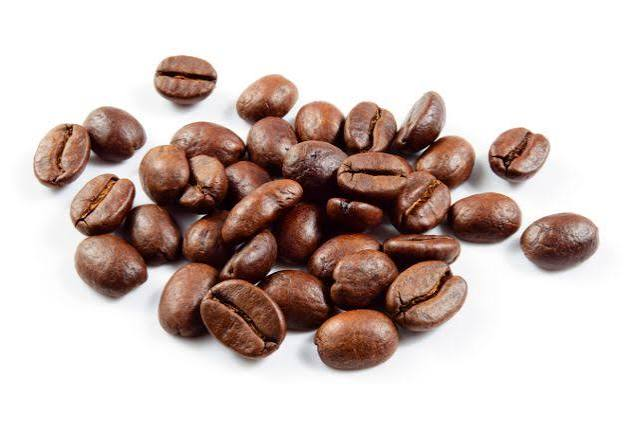
#> input picture mobile/assets/images/sample_batch.jpg, 636 x 432 px
$ python audit_dataset.py ../../mobile/assets/images
#> lines starting #> are read from the running program, lines starting #| are printed output that depends on the picture
#!/usr/bin/env python3
"""Audit dataset klasifikasi gambar: duplikat persis, near-duplicate (pHash warna),
distribusi kelas, dan potensi kebocoran train/test.

pHash dihitung per kanal R,G,B (192 bit) supaya perbedaan WARNA ikut tertangkap.
Ini penting untuk dataset roast, di mana warna adalah fitur utama.

Contoh pakai:
    python3 ml/scripts/audit_dataset.py ml/data/ds003 \
        --label-map '{"dark":"Dark","green":"Green","light":"Light","medium":"Medium"}'
"""

import argparse
import hashlib
import json
import sys
from collections import Counter, defaultdict
from pathlib import Path

import numpy as np
from PIL import Image
from scipy.fft import dctn
from scipy.sparse import coo_matrix
from scipy.sparse.csgraph import connected_components

IMG_EXT = {".png", ".jpg", ".jpeg", ".bmp", ".webp"}


def find_images(root: Path):
    return sorted(p for p in root.rglob("*") if p.suffix.lower() in IMG_EXT)


def md5_of(path: Path, chunk=1 << 20):
    h = hashlib.md5()
    with open(path, "rb") as f:
        while True:
            b = f.read(chunk)
            if not b:
                break
            h.update(b)
    return h.hexdigest()


def phash_channel(arr, hash_size=8):
    dct = dctn(arr, norm="ortho")
    low = dct[:hash_size, :hash_size]
    med = np.median(low)
    return (low > med).flatten().astype(np.uint8)


def phash_color(path: Path, hash_size=8, factor=4):
    """pHash per kanal R,G,B -> 3*hash_size^2 bit."""
    size = hash_size * factor
    with Image.open(path) as im:
        im = im.convert("RGB").resize((size, size), Image.LANCZOS)
        rgb = np.asarray(im, dtype=np.float64)
    bits = np.concatenate([phash_channel(rgb[:, :, c], hash_size) for c in range(3)])
    return bits


def bits_to_words(bits: np.ndarray, words=3, word_bits=64):
    out = []
    for w in range(words):
        v = np.uint64(0)
        for b in bits[w * word_bits:(w + 1) * word_bits]:
            v = (v << np.uint64(1)) | np.uint64(int(b))
        out.append(v)
    return out


def connected_groups(n, dist, threshold):
    iu = np.triu_indices(n, k=1)
    close = dist[iu] <= threshold
    if not close.any():
        return np.arange(n)
    m = coo_matrix((np.ones(int(close.sum()), dtype=np.uint8), (iu[0][close], iu[1][close])), shape=(n, n))
    _, labels = connected_components(m, directed=False)
    return labels


def group_stats(records, labels):
    groups = defaultdict(list)
    for i, g in enumerate(labels):
        groups[int(g)].append(i)
    multi = {g: idx for g, idx in groups.items() if len(idx) > 1}
    return groups, multi


def main():
    ap = argparse.ArgumentParser()
    ap.add_argument("dataset_dir")
    ap.add_argument("--label-map", default=None, help="JSON mapping folder->label")
    ap.add_argument("--threshold", type=int, default=24, help="ambang Hamming pHash 192-bit")
    ap.add_argument("--top-examples", type=int, default=8)
    ap.add_argument("--write-manifest", default=None, help="tulis CSV manifest hasil dedup")
    args = ap.parse_args()

    root = Path(args.dataset_dir)
    if not root.is_dir():
        sys.exit(f"Bukan direktori: {root}")
    label_map = json.loads(args.label_map) if args.label_map else None

    imgs = find_images(root)
    if not imgs:
        sys.exit("Tidak ada gambar ditemukan")

    records = []
    for p in imgs:
        rel = p.relative_to(root)
        parts = rel.parts
        folder = parts[-2] if len(parts) >= 2 else "(root)"
        label = folder
        if label_map:
            label = label_map.get(folder.lower().replace(" ", "_"), folder)
        split = parts[0] if len(parts) >= 2 else "(root)"
        records.append({"path": str(rel), "folder": folder, "label": label, "split": split})
    n = len(records)

    print("=== RINGKASAN DATASET ===")
    print(f"Total gambar : {n}")
    print(f"Per kelas    : {dict(sorted(Counter(r['label'] for r in records).items()))}")
    print(f"Per split    : {dict(sorted(Counter(r['split'] for r in records).items()))}")
    print("\n--- split x kelas ---")
    for (s, l), c in sorted(Counter((r["split"], r["label"]) for r in records).items()):
        print(f"  {s:>10} / {l:<10} : {c}")

    print("\n=== UKURAN GAMBAR (sampel 200) ===")
    sizes = Counter()
    for r in records[:200]:
        with Image.open(root / r["path"]) as im:
#> im is the input picture: PIL image 636x432 RGB; mean R, G, B 207.3, 192.1, 187.1
            sizes[im.size] += 1
    for sz, c in sizes.most_common(6):
        print(f"  {sz[0]}x{sz[1]} : {c}")

    # ---------- duplikat persis ----------
    print("\n=== DUPLIKAT PERSIS (MD5) ===")
    for r in records:
        r["md5"] = md5_of(root / r["path"])
    by_md5 = defaultdict(list)
    for i, r in enumerate(records):
        by_md5[r["md5"]].append(i)
    dup = {h: idx for h, idx in by_md5.items() if len(idx) > 1}
    n_dup_files = sum(len(v) for v in dup.values())
    print(f"Grup duplikat persis : {len(dup)}")
    print(f"File terlibat        : {n_dup_files} ({n_dup_files/n*100:.1f}% dari total)")

    split_combo = Counter()
    for idx in dup.values():
        split_combo[tuple(sorted({records[i]['split'] for i in idx}))] += 1
    print("Komposisi split grup duplikat:")
    for combo, c in sorted(split_combo.items(), key=lambda kv: -kv[1]):
        print(f"  {combo}: {c} grup")

    # berapa gambar test yang punya kembaran persis di train
    train_md5 = {records[i]["md5"] for i in range(n) if records[i]["split"] == "train"}
    test_idx = [i for i in range(n) if records[i]["split"] == "test"]
    leaked = [i for i in test_idx if records[i]["md5"] in train_md5]
    print(f"Gambar test yg punya duplikat persis di train : {len(leaked)}/{len(test_idx)} "
          f"({len(leaked)/max(len(test_idx),1)*100:.1f}%)")

    # ---------- near-duplicate ----------
    print("\n=== NEAR-DUPLICATE (pHash WARNA 192-bit) ===")
    words = np.array([bits_to_words(phash_color(root / r["path"])) for r in records], dtype=np.uint64)  # (n,3)
#> in phash_color, `im = im.convert("RGB").resize((size, size), Image.LANCZOS)`:
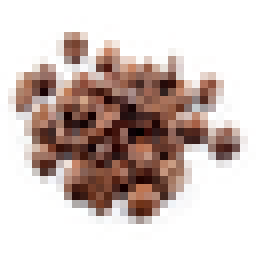
#> im: PIL image 32x32 RGB (shown 8 times larger); mean R, G, B 207.2, 191.9, 186.9
#> in phash_channel, `dct = dctn(arr, norm="ortho")`:
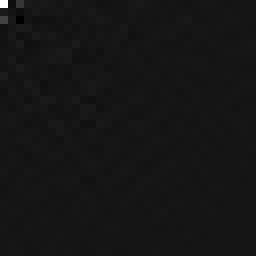
#> dct: shape (32, 32) float64 (shown 8 times larger); min -611.9, max 6629.7, mean 7.8; drawn with min black and max white
#> in phash_channel, `dct = dctn(arr, norm="ortho")`:
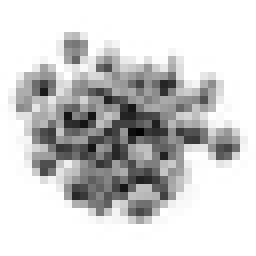
#> arr: shape (32, 32) float64 (shown 8 times larger); min 3, max 255, mean 207.2
#> in phash_channel, `med = np.median(low)`: med = -7.09
#> call 2 of phash_channel, with hash_size = 8
#> in phash_channel (call 2), `dct = dctn(arr, norm="ortho")`:
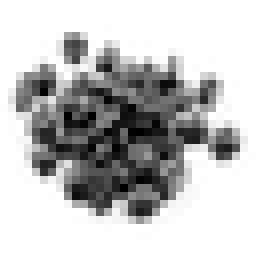
#> arr: shape (32, 32) float64 (shown 8 times larger); min 0, max 255, mean 191.9
#> in phash_channel (call 2), `med = np.median(low)`: med = -14.9
#> call 3 of phash_channel, with hash_size = 8
#> in phash_channel (call 3), `dct = dctn(arr, norm="ortho")`:
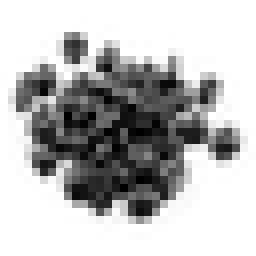
#> arr: shape (32, 32) float64 (shown 8 times larger); min 0, max 255, mean 186.9
#> in phash_channel (call 3), `med = np.median(low)`: med = -11.7
#> in phash_color, `bits = np.concatenate([phash_channel(rgb[:, :, c], hash_size) for c in..`: bits = 192 values, max 1 at index 0, min 0 at index 1, mean 0.5
#> in bits_to_words, `out = []`: out = []
#> after the loop in bits_to_words, `for w in range(words):`: out = [13730279494728755023, 13730279494749595463, 13734783094372771655]
#> words = [[13730279494728755023, 13730279494749595463, 13734783094372771655]]
    xor = np.bitwise_xor(words[:, None, :], words[None, :, :])          # (n,n,3)
#> xor = [[0, 0, 0]]
#> (the run stopped early here; a loop or call above may not have finished)
